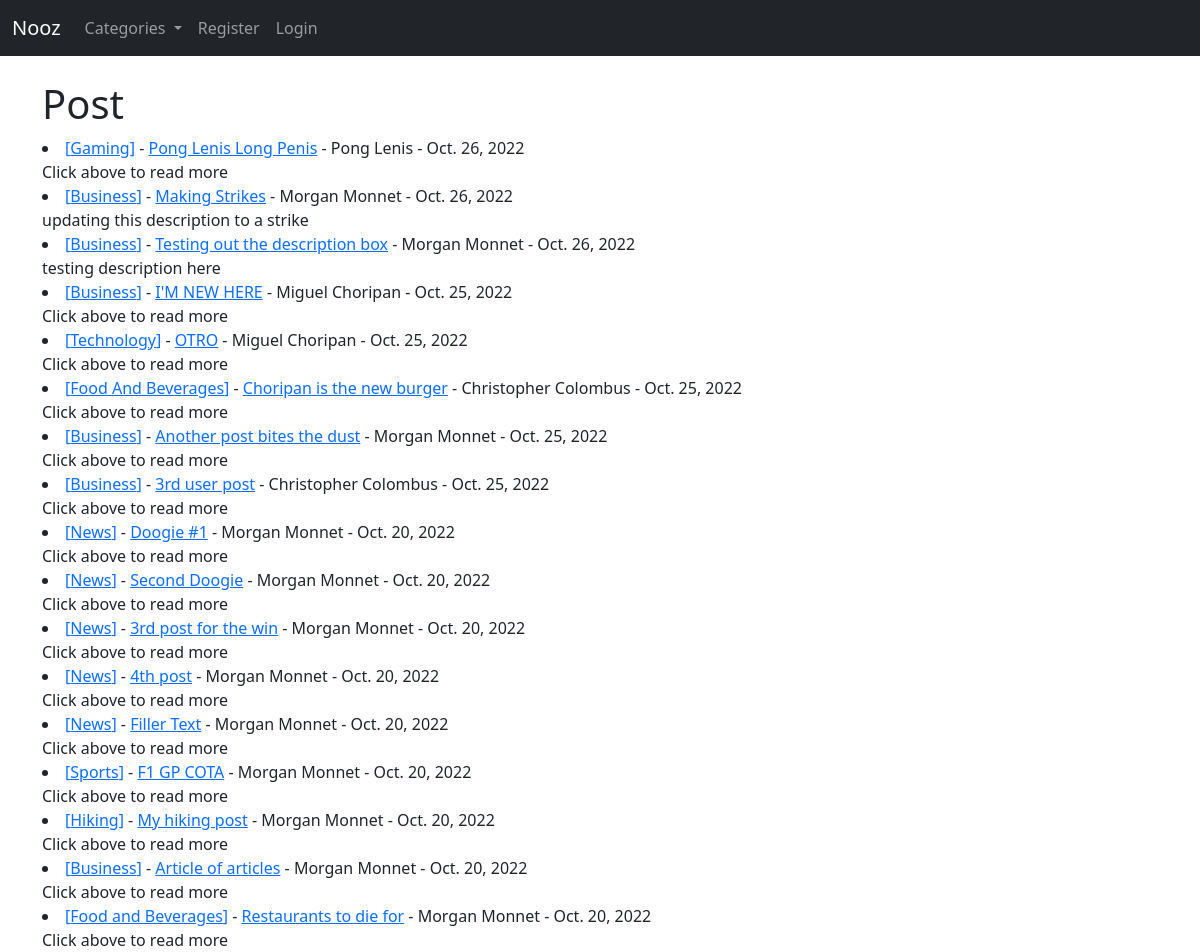
Before: / with the older database file.
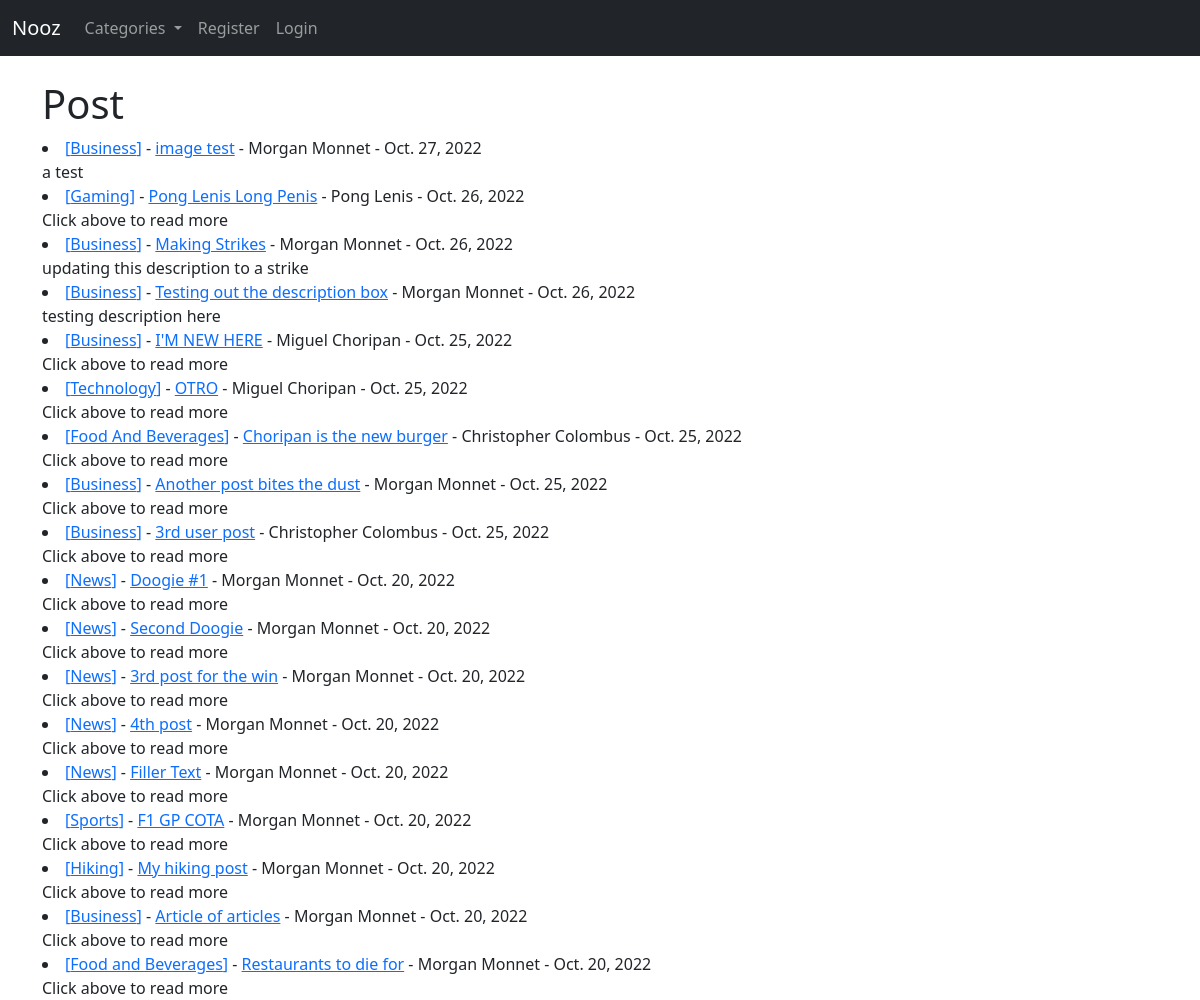
After: the same page with the newer database file.
### nooz2/models.py (models this page shows, shortened)
class Post(models.Model):
    title = models.CharField(max_length=255)
    title_tag = models.CharField(max_length=255)
    header_image = models.ImageField(null=True, blank=True, upload_to="images/")
    description = models.CharField(max_length=50)
    author = models.ForeignKey(User, on_delete=models.CASCADE)
    body = RichTextField(blank=True, null=True)
    timestamp = models.DateField(auto_now_add=True)
    category = models.CharField(max_length=255, default='News')
    likes = models.ManyToManyField(User, related_name='post_user')

### nooz2/views.py (the view)
# urls.py: path('', HomeView.as_view(), name="home"),
class HomeView(ListView):
    model = Post
    template_name = 'home.html'
    ordering = ['-timestamp']
    def get_context_data(self, *args, **kwargs):
        category_menu = Category.objects.all()
        context = super(HomeView, self).get_context_data(*args, **kwargs)
        context ["category_menu"] = category_menu
        return context

### nooz2/models.py (called while the page is built)
    def __str__(self):
        return self.name

### templates/home.html (shortened to what this page needs)
{% extends 'base.html' %}
{% block content %}
<h1>Post</h1>
{% for post in object_list %}
   <li><a href="{% url 'category' post.category|slugify|title %}">[{{ post.category }}]</a> - <a href="{% url 'post-detail' post.pk %}">{{ post.title}}</a> -
    {{ post.author.first_name }}
    {{ post.author.last_name }} -
    {{ post.timestamp }}
<br/>
    {{ post.description }}
</li>
{% endfor %}
{% endblock %}

### templates/base.html (shortened to what this page needs)
<!doctype html>
<html lang="en">
  <head>
    <link href="https://cdn.jsdelivr.net/npm/bootstrap@5.2.2/dist/css/bootstrap.min.css" rel="stylesheet">
  </head>
  <body>
    {% include "navbar.html" %}
    <br/>
    <div class="container">
    {% block content %}
    {% endblock %}
    </body>
  </body>
</html>

### templates/navbar.html (shortened to what this page needs)
<nav class="navbar navbar-expand-lg navbar-dark bg-dark">
    <div class="container-fluid">
      <a class="navbar-brand" href="{% url 'home' %}">Nooz</a>
      <div class="collapse navbar-collapse" id="navbarNavDropdown">
        <ul class="navbar-nav">
          {% if category_menu %}
          <li class="nav-item dropdown">
            <a class="nav-link dropdown-toggle" href="#" role="button" data-bs-toggle="dropdown" aria-expanded="false">
              Categories
            </a>
          </li>
          {% endif %}
          {% if user.is_authenticated %}
          <li class="nav-item">
            <a class="nav-link" href="{% url 'new_post' %}">Add Post</a>
          </li>
          <li class="nav-item">
            <a class="nav-link" href="{% url 'add_category' %}">Add Category</a>
          </li>
          <li class="nav-item">
            <a class="nav-link" href="{% url 'edit_profile' %}">Edit Profile</a>
          </li>
          <li class="nav-item">
            <a class="nav-link" href="{% url 'logout' %}">Logout</a>
          </li>
        {% else %}
          <li class="nav-item">
            <a class="nav-link" href="{% url 'register' %}">Register</a>
          </li>
          <li class="nav-item">
            <a class="nav-link" href="{% url 'login' %}">Login</a>
          </li>
        {% endif %}
        </ul>
      </div>
    </div>
  </nav>

Changed rows visible on the page:
added Post: category "Business", title "image test", author.first_name "Morgan", author.last_name "Monnet", timestamp "Oct. 27, 2022", description "a test"
